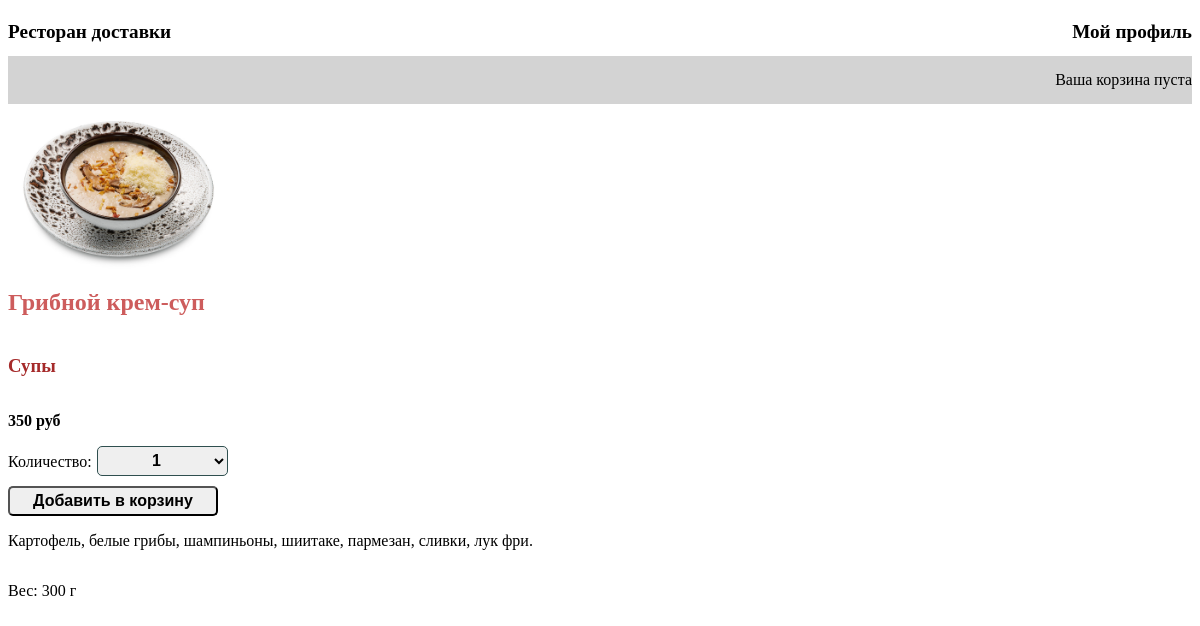
Page /3/gribnoj-krem-sup/ on the committed database.
### store/models.py (models this page shows, shortened)
class Product(models.Model):
    category = models.ForeignKey(Category, on_delete=models.SET_NULL, null=True, verbose_name='Категория')
    name = models.CharField(max_length=200, verbose_name='Название')
    slug = models.SlugField(max_length=200)
    image = models.CharField(max_length=100, blank=True, null=True, verbose_name='Картинка')
    description = models.TextField(null=True, blank=True, verbose_name='Описание')
    price = models.DecimalField(max_digits=10, decimal_places=0, verbose_name='Цена')
    volume = models.CharField(max_length=50, null=True, verbose_name='Объем')
    available = models.BooleanField(default=True, verbose_name='Доступность товара')
    created = models.DateTimeField(auto_now_add=True, verbose_name='Дата создания')
    updated = models.DateTimeField(auto_now=True, verbose_name='Дата обновления')
    class Meta:
        ordering = ('name',)
        index_together = (('id', 'slug'),)
        verbose_name_plural = 'Товары'

class Category(models.Model):
    name = models.CharField(max_length=200, verbose_name='Категория')
    slug = models.SlugField(max_length=200)
    class Meta:
        ordering = ('name',)
        verbose_name_plural = 'Категории'
    def __str__(self):
        return self.name
    def get_absolute_url(self):
        return reverse('product_list_by_category', args=[self.slug])

### store/views.py (the view)
# urls.py: path('<int:id>/<slug:slug>/', views.product_detail,
def product_detail(request, id, slug):
    product = get_object_or_404(Product, id=id, slug=slug, available=True)
    cart_product_form = CartAddProductForm()
    data = {'product': product, 'cart_product_form': cart_product_form}
    return render(request, 'store/product_detail.html', data)

### store/forms.py
class CartAddProductForm(forms.Form):
    quantity = forms.TypedChoiceField(label='Количество:',choices=PRODUCT_QUANTITY_CHOICES, coerce=int)
    update = forms.BooleanField(required=False, initial=False, widget=forms.HiddenInput)

### store/cart.py (called while the page is built)
    def __len__(self):
        return sum(item['quantity'] for item in self.cart.values())

### store/context_processors.py (called while the page is built)
def cart(request):
    return {'cart': Cart(request)}

### templates/store/product_detail.html (shortened to what this page needs)
{% extends "index.html" %}
{% load static %}
{% block content %}
    <div class="product-detail">
        <img src="{% if product.image %}{% static product.image %}{% else %}
        {% static "img/no_image.png" %}{% endif %}">
        <h2>{{ product.name }}</h2>
        <h3><a href="{{ product.category.get_absolute_url }}">
            {{ product.category }}</a></h3>
        <p class="price">{{ product.price }} руб</p>
        <form class="form_sel" action="{% url "cart_add" product.id %}" method="post">
            <table>
                <tr>{{ cart_product_form.quantity.label_tag }}</tr>
                <tr>{{ cart_product_form.quantity }}</tr>
            </table>
            <input class="to_cart" type="submit" value="Добавить в корзину">
        </form>
        {{ product.description|linebreaks }}
        <p>Вес: {{ product.volume }} г</p>
    </div>
{% endblock %}

### store/static/css/base.css (style rules this page uses)
body { font-family: Tahoma; }

### store/static/css/product-detail.css (style rules this page uses)
.product-detail { display: flex; flex-direction: column; }
.product-detail h2 { color: indianred; }
.product-detail h3 a { color: brown; text-decoration: none; }
.product-detail img { width: 40%; }
.price { font-weight: bolder; }
.to_cart { height: 30px; width: 40%; border-radius:5px; }
.form_sel select { width: 25%; height: 30px; text-align: center; margin-left: 5px; }

### store/static/css/order.css (style rules this page uses)
.order_form input,select { border-radius: 5px; border: 1px solid darkslategray; margin-bottom: 10px; width: 60%; height:25px; }
.order_form label,input,select { font-weight: bolder; font-size: 1em; }

### rows in the picture
Product: image (picture), name "Грибной крем-суп", category "Супы", price "350", description "Картофель, белые грибы, шампиньоны, шиитаке, пармезан, сливки, лук фри.", volume "300"

### other values in the picture
{{ cart_product_form.quantity.label_tag }} "Количество:"
